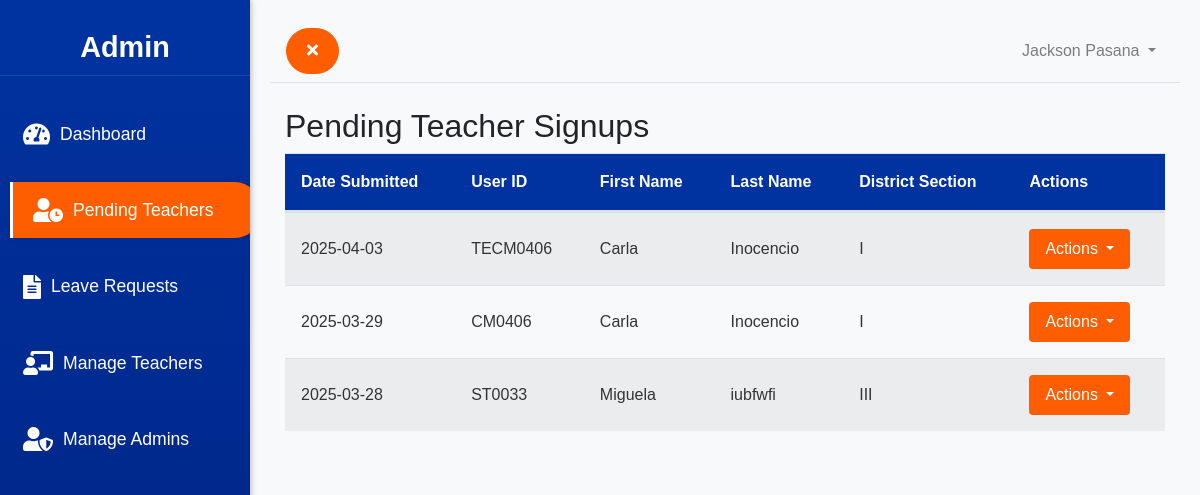
The page /admin/pending_teachers.php (signed in) on the database its author committed.
### tables this page shows
CREATE TABLE `users` (
  `id` int(11) NOT NULL,
  `password` varchar(255) NOT NULL,
  `role` enum('Teacher','Personnel','Personnel Head','ASDS','Admin') NOT NULL,
  `firstname` varchar(100) NOT NULL,
  `middlename` varchar(100) NOT NULL,
  `lastname` varchar(100) NOT NULL,
  `district_section` varchar(50) NOT NULL,
  `user_id` varchar(255) DEFAULT NULL,
  `emailaddress` varchar(100) NOT NULL,
  `contactnumber` varchar(15) NOT NULL,
  `otp` varchar(6) DEFAULT NULL,
  `otp_expiry` datetime DEFAULT NULL
);

CREATE TABLE `pending_teachers` (
  `id` int(11) NOT NULL,
  `firstname` varchar(50) NOT NULL,
  `middlename` varchar(50) DEFAULT NULL,
  `lastname` varchar(50) NOT NULL,
  `password` varchar(255) NOT NULL,
  `status` enum('Pending','Approved') DEFAULT 'Pending',
  `user_id` varchar(50) NOT NULL,
  `district_section` varchar(50) NOT NULL,
  `emailaddress` varchar(100) NOT NULL,
  `contactnumber` varchar(15) NOT NULL,
  `date_submitted` datetime DEFAULT current_timestamp()
);

### admin/pending_teachers.php (the view, shortened to what this page needs)
<?php
include '../includes/db_connection.php';
$user_id = $_SESSION['user_id'];
$user_query = "SELECT firstname, lastname FROM users WHERE user_id='$user_id'";
$user_result = mysqli_query($conn, $user_query);
$user = mysqli_fetch_assoc($user_result);
$pending_teachers_query = "SELECT user_id, firstname, lastname, district_section, DATE_FORMAT(date_submitted, '%Y-%m-%d') AS date_submitted FROM pending_teachers WHERE status='Pending' ORDER BY date_submitted DESC";
$pending_teachers_result = mysqli_query($conn, $pending_teachers_query);
?>
<!DOCTYPE html>
<html>
<head>
    <link rel="stylesheet" href="https://maxcdn.bootstrapcdn.com/bootstrap/4.5.2/css/bootstrap.min.css">
    <link rel="stylesheet" href="https://cdnjs.cloudflare.com/ajax/libs/font-awesome/5.15.4/css/all.min.css">
    <link rel="stylesheet" type="text/css" href="../assets/p_sidebar.css">
</head>
<body>
    <div class="d-flex" id="wrapper">
        <?php include '../includes/admin_sidebar.php'; ?>
        <div class="content" id="page-content-wrapper">
            <?php include '../includes/admin_navbar.php'; ?>
            <div class="container-fluid mt-4">
                <h2 class="Form-Head">Pending Teacher Signups</h2>
                <div class="table-responsive">
                    <table class="table table-striped table-hover">
                        <thead>
                            <tr>
                                <th>Date Submitted</th>
                                <th>User ID</th>
                                <th>First Name</th>
                                <th>Last Name</th>
                                <th>District Section</th>
                                <th>Actions</th>
                            </tr>
                        </thead>
                        <tbody>
                            <?php while ($row = mysqli_fetch_assoc($pending_teachers_result)): ?>
                                <tr>
                                    <td><?= htmlspecialchars($row['date_submitted']) ?></td>
                                    <td><?= htmlspecialchars($row['user_id']) ?></td>
                                    <td><?= htmlspecialchars($row['firstname']) ?></td>
                                    <td><?= htmlspecialchars($row['lastname']) ?></td>
                                    <td><?= htmlspecialchars($row['district_section']) ?></td>
                                    <td>
                                        <div class="dropdown">
                                            <button class="btn btn-secondary dropdown-toggle" type="button" id="dropdownMenuButton" data-toggle="dropdown" aria-haspopup="true" aria-expanded="false">
                                                Actions
                                            </button>
                                        </div>
                                    </td>
                                </tr>
                            <?php endwhile; ?>
                        </tbody>
                    </table>
                </div>
            </div>
        </div>
    </div>
</body>
</html>

### includes/admin_navbar.php (shortened to what this page needs)
<nav class="navbar navbar-expand-lg navbar-light bg-light border-bottom">
    <button class="btn btn-primary" id="menu-toggle">
        <i class="fas fa-times" id="toggle-icon"></i>
    </button>
    <ul class="navbar-nav ml-auto mt-2 mt-lg-0">
        <li class="nav-item dropdown">
            <a class="nav-link dropdown-toggle" href="#" id="navbarDropdown" role="button" data-toggle="dropdown" aria-haspopup="true" aria-expanded="false">
                <?= htmlspecialchars($user['firstname']) . ' ' . htmlspecialchars($user['lastname']) ?>
            </a>
        </li>
    </ul>
</nav>

### assets/p_sidebar.css (style rules this page uses)
body { display: flex; min-height: 100vh; background-color: #f8f9fa; font-family: 'Arial', sans-serif; margin: 0; }
#wrapper { display: flex; transition: all 0.5s ease; width: 100%; }
#page-content-wrapper { flex: 1; padding: 20px; margin-left: 250px; transition: margin-left 0.3s; }
.btn-primary { background-color: #FF5E00; border-color: #FF5E00; padding: 10px 20px; font-size: 1rem; border-radius: 25px; transition: background-color 0.3s, border-color 0.3s; }
.btn-secondary { background-color: #FF5E00; border-color: #FF5E00; color: white; transition: background-color 0.3s, border-color 0.3s; }
.table-striped { width: 100%; margin-bottom: 1rem; color: #333; border-collapse: separate; border-spacing: 0; }
.table-striped thead { background-color: #0033A0; color: white; }
.table-striped th, .table-striped td { padding: 1rem; text-align: left; border-top: 1px solid #dee2e6; vertical-align: middle; }
.table-striped .btn { background-color: #FF5E00; border: none; color: white; padding: 0.5rem 1rem; font-size: 1rem; border-radius: 0.25rem; transition: background-color 0.3s, transform 0.3s; }

### rows shown on the page
users: firstname "Jackson", lastname "Pasana"
pending_teachers: date_submitted "2025-04-03", user "TECM0406", firstname "Carla", lastname "Inocencio", district_section "I"
pending_teachers: date_submitted "2025-03-29", user "CM0406", firstname "Carla", lastname "Inocencio", district_section "I"
pending_teachers: date_submitted "2025-03-28", user "ST0033", firstname "Miguela", lastname "iubfwfi", district_section "III"
